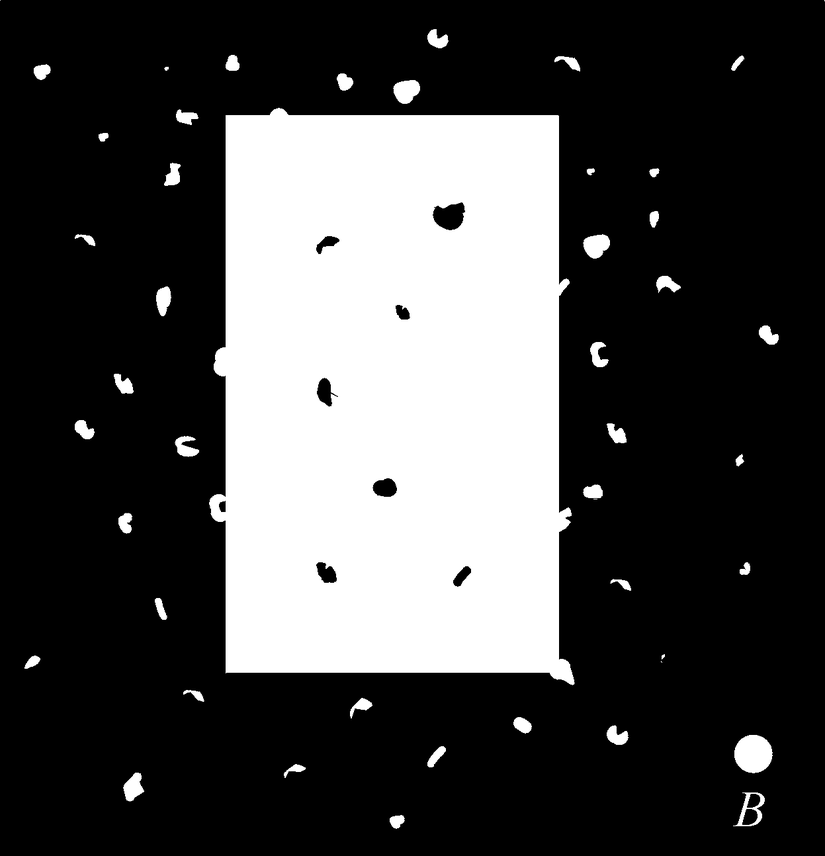
#> input picture HW4/Q2/noisy_rectangle.png, 825 x 856 px, shrunk from 1247 x 1294 before the run
$ python Q2.py
#> lines starting #> are read from the running program, lines starting #| are printed output that depends on the picture
import numpy as np
import matplotlib.pyplot as plt
import cv2
img = cv2.imread('noisy_rectangle.png')
#> img is the input picture: shape (856, 825, 3); min 0, max 255, mean 70.1
img = cv2.cvtColor(img,cv2.COLOR_BGR2GRAY)
#> img: shape (856, 825)
plt.title('original image')
plt.imshow(img,cmap='gray')
plt.axis(False)
plt.show()
kernel = cv2.getStructuringElement(cv2.MORPH_ELLIPSE,(15,15))
kernel2 = cv2.getStructuringElement(cv2.MORPH_RECT,(39,44))
kernel3 = cv2.getStructuringElement(cv2.MORPH_RECT,(29,32))
#Erosion
erosion = cv2.erode(img,kernel,iterations = 1)
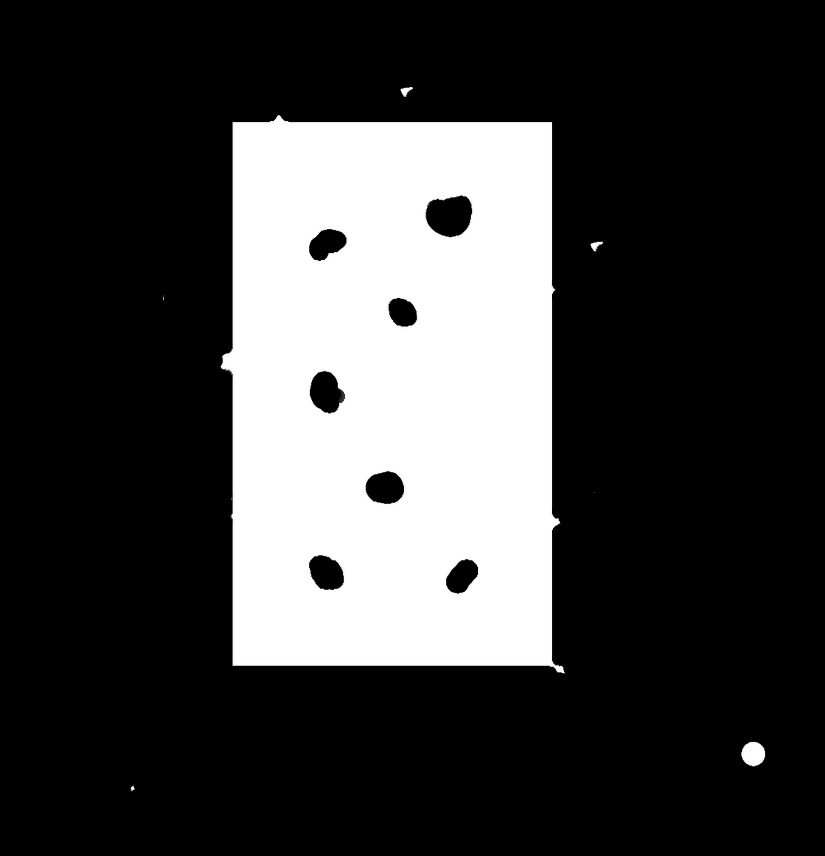
#> erosion: shape (856, 825); min 0, max 255, mean 60.7
plt.imshow(erosion , cmap='gray')
plt.title('Erosion')
plt.axis(False)
plt.show()
#Dilation
dilation = cv2.dilate(img,kernel,iterations = 1)
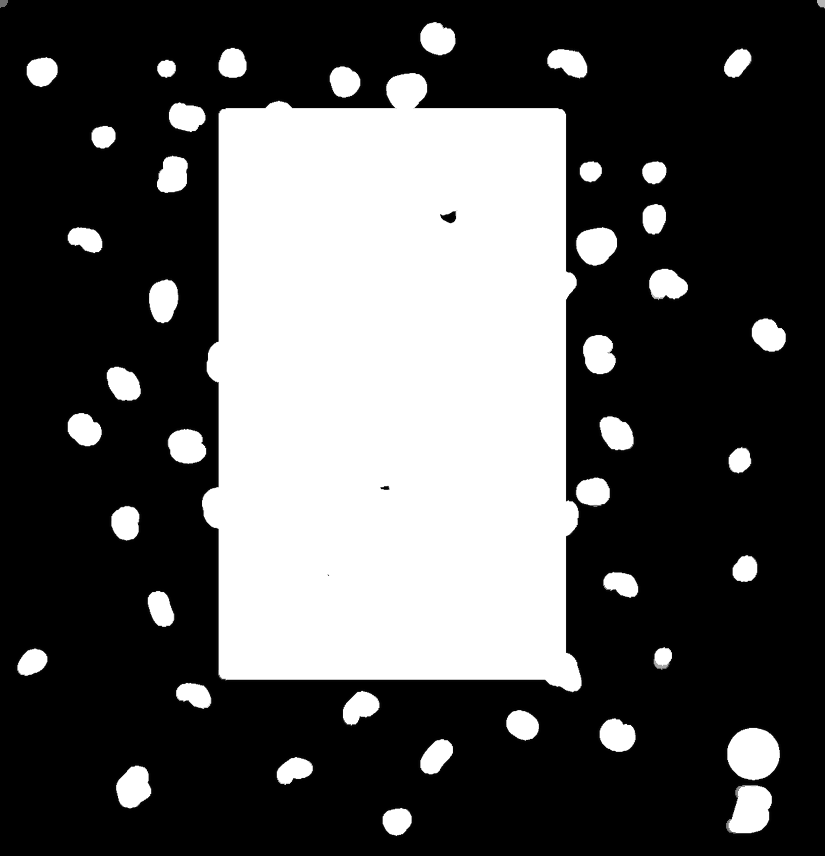
#> dilation: shape (856, 825); min 0, max 255, mean 84.5
plt.imshow(dilation , cmap='gray')
plt.axis(False)
plt.title('dilation')
plt.show()
#Opening
opening = cv2.morphologyEx(img, cv2.MORPH_OPEN, kernel2)
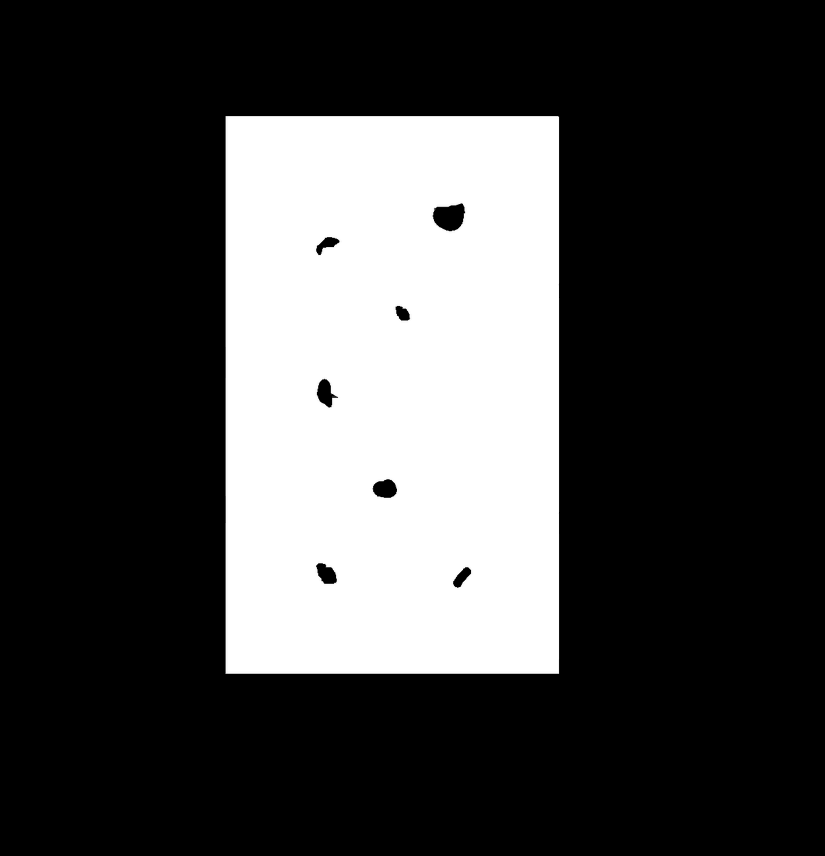
#> opening: shape (856, 825); min 0, max 255, mean 66.3
plt.imshow(opening , cmap='gray')
plt.axis(False)
plt.title('opening')
plt.show()
#Closing
closing = cv2.morphologyEx(opening, cv2.MORPH_CLOSE, kernel3)
plt.imshow(closing , cmap='gray')
plt.axis(False)
plt.title('closing')
plt.show()
